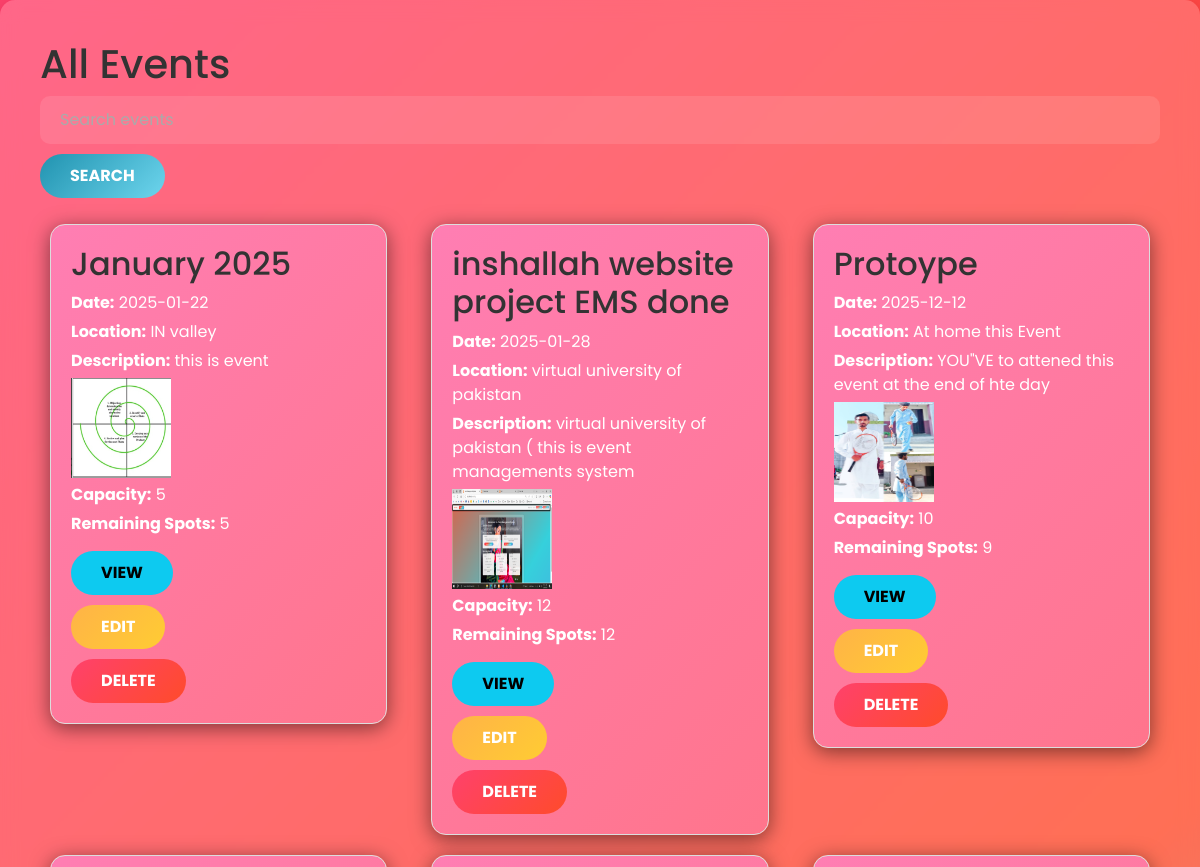
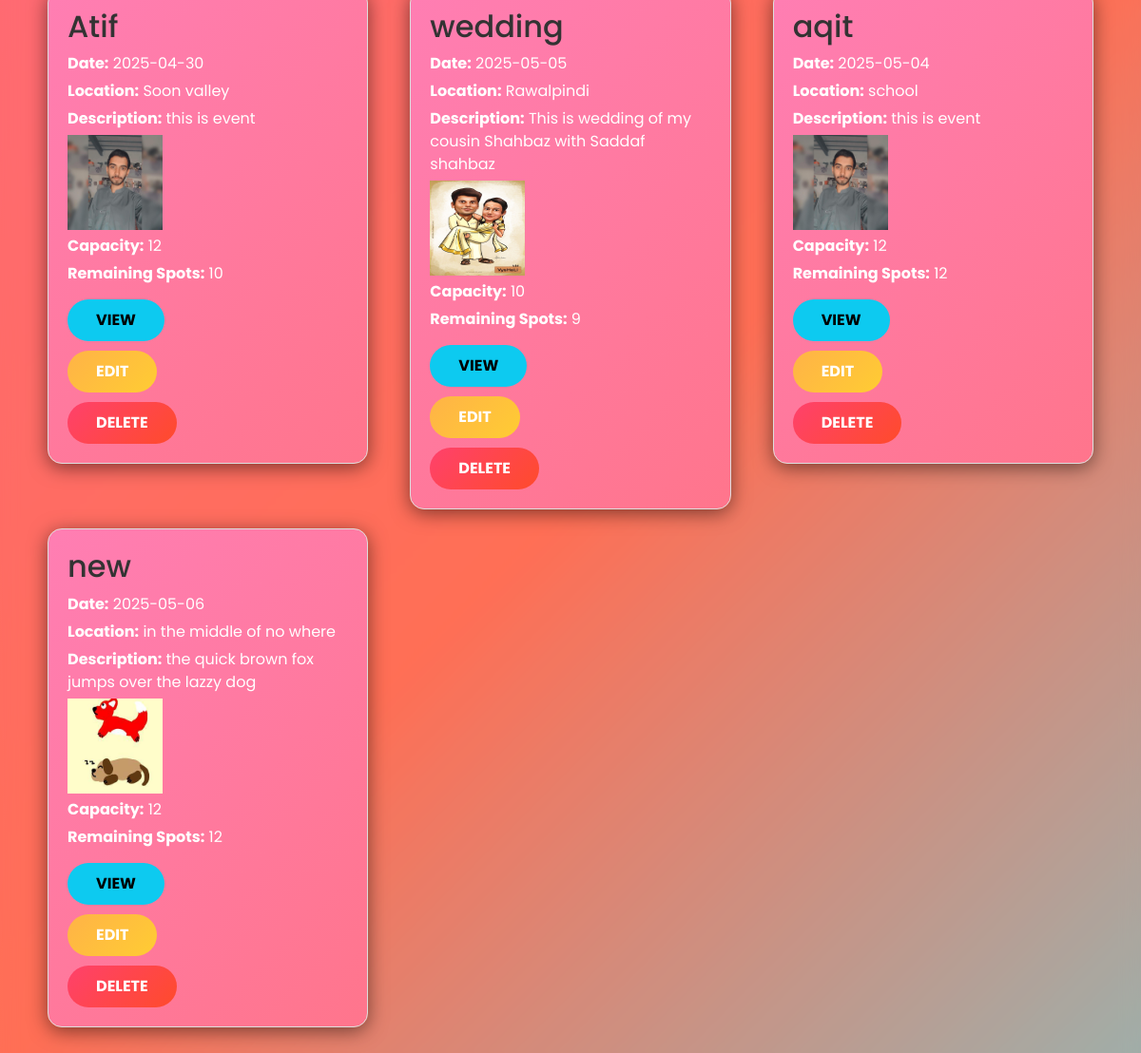
Page /Event_management_system/backend/all_events.php (signed in) on the committed database (2 pictures, top to bottom).
### tables this page shows
CREATE TABLE `events` (
  `id` int(11) NOT NULL,
  `name` varchar(255) NOT NULL,
  `date` date NOT NULL,
  `location` varchar(255) NOT NULL,
  `description` text DEFAULT NULL,
  `organizer_id` int(11) DEFAULT NULL,
  `image_path` varchar(255) DEFAULT NULL,
  `capacity` int(11) DEFAULT 0
);

### Event_management_system/backend/all_events.php (the view, shortened to what this page needs)
<?php
include_once 'db_connect.php';
$search_query = "";
if (isset($_GET['search'])) {
    $search_query = $_GET['search'];
    $sql = "SELECT * FROM events WHERE name LIKE ? OR location LIKE ? OR date LIKE ?";
    $stmt = $conn->prepare($sql);
    $search_param = "%" . $search_query . "%";
    $stmt->bind_param("sss", $search_param, $search_param, $search_param);
    $stmt->execute();
    $result = $stmt->get_result();
    $events = $result->fetch_all(MYSQLI_ASSOC);
    $stmt->close();
} else {
    $sql = "SELECT * FROM events";
    $result = $conn->query($sql);
    $events = $result->fetch_all(MYSQLI_ASSOC);
}
?>
<!DOCTYPE html>
<html lang="en">
<head>
    <link rel="stylesheet" href="../assets/css/bootstrap.min.css">
</head>
<body>
    <div class="container">
        <h1>All Events</h1>
        <form method="GET" action="all_events.php" class="form-inline mb-3">
            <input type="text" name="search" class="form-control mr-2" placeholder="Search events" value="<?php echo htmlspecialchars($search_query); ?>">
            <button type="submit" class="btn btn-primary">Search</button>
        </form>
        <div class="row">
            <?php foreach($events as $event): ?>
            <div class="col-md-4">
                <div class="event-box">
                    <h2><?php echo htmlspecialchars($event['name']); ?></h2>
                    <p><strong>Date:</strong> <?php echo htmlspecialchars($event['date']); ?></p>
                    <p><strong>Location:</strong> <?php echo htmlspecialchars($event['location']); ?></p>
                    <p><strong>Description:</strong> <?php echo nl2br(htmlspecialchars($event['description'])); ?></p>
                    <?php if ($event['image_path']): ?>
                    <p><img src="<?php echo htmlspecialchars($event['image_path']); ?>" alt="Event Image" style="width: 100px; height: 100px;"></p>
                    <?php endif; ?>
                    <p><strong>Capacity:</strong> <?php echo htmlspecialchars($event['capacity']); ?></p>
                    <p><strong>Remaining Spots:</strong>
                    <?php
                    $sql = "SELECT COUNT(*) AS rsvp_count FROM rsvps WHERE event_id = ?";
                    $stmt = $conn->prepare($sql);
                    $stmt->bind_param("i", $event['id']);
                    $stmt->execute();
                    $result = $stmt->get_result();
                    $rsvp_count = $result->fetch_assoc()['rsvp_count'];
                    $remaining_spots = $event['capacity'] - $rsvp_count;
                    echo htmlspecialchars($remaining_spots);
                    ?>
                    </p>
                    <form method="POST" action="view_event.php">
                        <button type="submit" name="view_event" class="btn btn-info">View</button>
                    </form>
                    <form method="POST" action="edit_event.php">
                        <button type="submit" name="edit_event" class="btn btn-warning">Edit</button>
                    </form>
                    <form method="POST" action="delete_event.php" onsubmit="return confirm('Are you sure you want to delete this event?');">
                        <button type="submit" name="delete_event" class="btn btn-danger">Delete</button>
                    </form>
                </div>
            </div>
            <?php endforeach; ?>
        </div>
    </div>
</body>
</html>

### Event_management_system/backend/all_events.php (style rules this page uses)
* { font-family: 'Poppins', sans-serif; margin: 0; padding: 0; box-sizing: border-box; }
body { height: 100vh; background: linear-gradient(135deg, #ff416c, #ff4b2b, #36d1dc, #5b86e5); background-size: 300% 300%; animation: gradientAnimation 10s ease infinite; color: #333; }
.container { background: rgba(255, 255, 255, 0.2); backdrop-filter: blur(10px); padding: 40px; border-radius: 15px; box-shadow: 0 10px 30px rgba(0, 0, 0, 0.2); }
.event-box { border: 1px solid #ddd; padding: 15px; margin: 10px; border-radius: 5px; }
body { font-family: 'Poppins', sans-serif; background: linear-gradient(135deg, #1e1e2f, #252a34, #1b1b2f); color: #e0e0e0; }
.container { max-width: 1300px; margin: 0 auto; }
.event-box { padding: 20px; border-radius: 15px; box-shadow: 0 4px 20px rgba(0, 0, 0, 0.5); transition: transform 0.3s ease-in-out, box-shadow 0.3s ease-in-out; }
.event-box:nth-child(1) { background: linear-gradient(135deg, #ff7eb3, #ff758c); }
.event-box p { font-size: 16px; color: #fff; margin: 5px 0; }
.btn { border-radius: 30px; padding: 10px 30px; font-weight: bold; text-transform: uppercase; transition: all 0.3s ease; border: none; font-size: 16px; margin-top: 10px; }
.btn-warning { background: linear-gradient(135deg, #ffb347, #ffcc33); color: #fff; }
.btn-danger { background: linear-gradient(135deg, #ff416c, #ff4b2b); color: #fff; }
.form-control { border-radius: 10px; padding: 12px 20px; border: none; background: rgba(255, 255, 255, 0.1); color: #e0e0e0; font-size: 16px; transition: 0.3s ease; }
.form-control::placeholder { color: #aaa; }
.btn-primary { background: linear-gradient(135deg, #2193b0, #6dd5ed); color: #fff; }

### rows in the picture
events: name "January 2025", date "2025-01-22", location "IN valley", description "this is event", image_path (picture), capacity "5"
events: name "inshallah website project EMS done", date "2025-01-28", location "virtual university of pakistan", description "virtual university of pakistan ( this is event managements system", image_path (picture), capacity "12"
events: name "Protoype", date "2025-12-12", location "At home this Event", description "YOU\"VE to attened this event at the end of hte day", image_path (picture), capacity "10", remaining_spots "9"
events: name "Atif", date "2025-04-30", location "Soon valley", description "this is event", image_path (picture), capacity "12", remaining_spots "10"
events: name "wedding", date "2025-05-05", location "Rawalpindi", description "This is wedding of my cousin Shahbaz with Saddaf shahbaz", image_path (picture), capacity "10", remaining_spots "9"
events: name "aqit", date "2025-05-04", location "school", description "this is event", image_path (picture), capacity "12"
events: name "new", date "2025-05-06", location "in the middle of no where", description "the quick brown fox jumps over the lazzy dog", image_path (picture), capacity "12"
